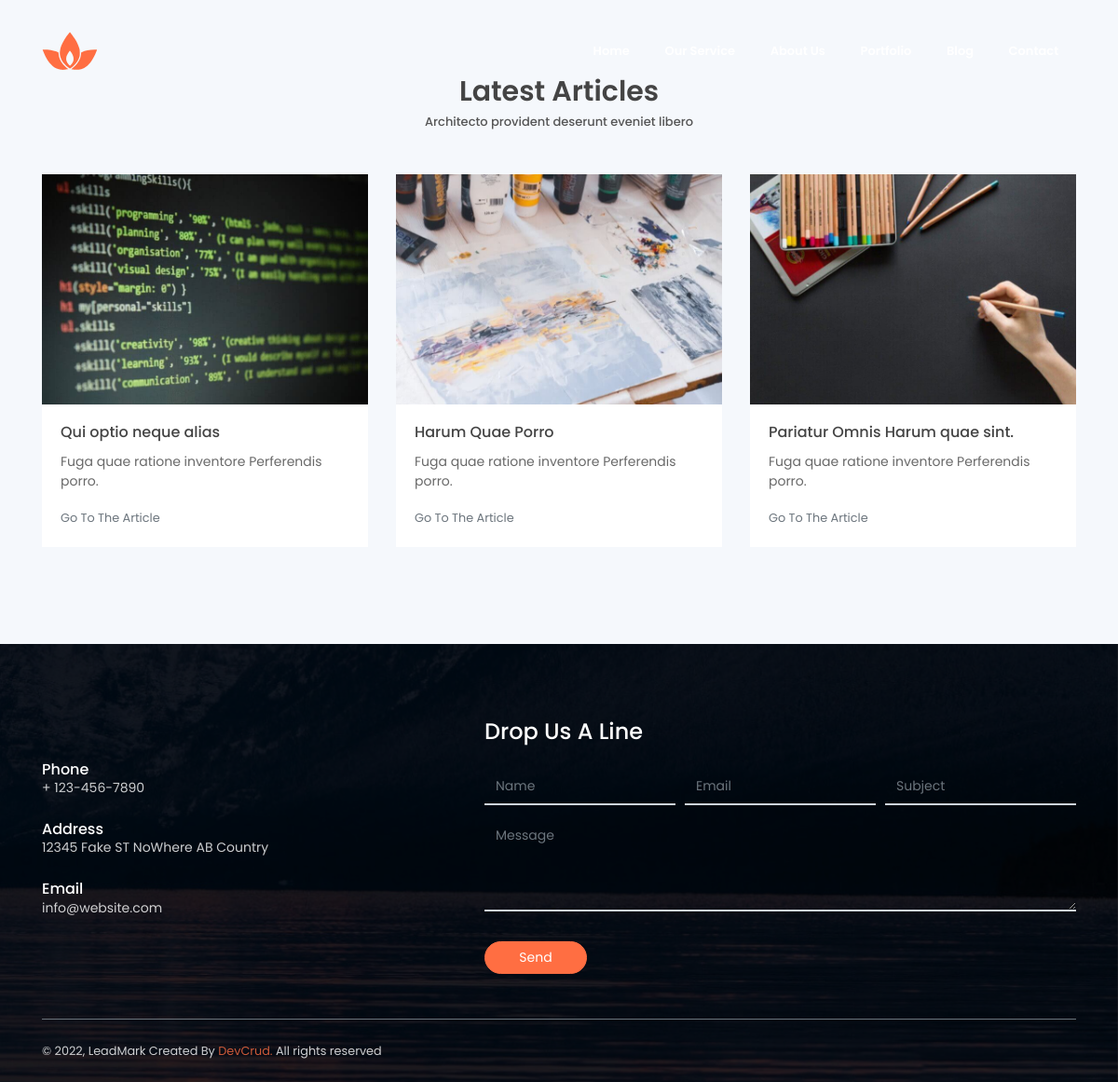
The app's page /blogs/ with its own data.
### blogmanagement/models.py (models this page shows, shortened)
class Blog(models.Model):
    title = models.CharField(max_length=200)
    description = models.CharField(max_length=200)
    pub_date = models.DateTimeField('date published')
    image = models.ImageField(upload_to='images/',default=None)
    blog_slug = AutoSlugField(populate_from='title',unique=True,null=True,default=None)

### blogmanagement/views.py (the view)
# urls.py: path('blogs/', views.blog, name='blogs'),
def blog(request):
    blogs = Blog.objects.order_by('-pub_date')[:5]
    context = {'blogs': blogs}
    messages.success(request, "Welcome to blog page")
    return render(request, 'blog.html', context)

### blogmanagement/templates/blog.html (shortened to what this page needs)
{% extends 'base.html' %}
{% block content %}
{% load static %}
<section class="section" id="blog">
    <div class="container">
        <h6 class="section-title mb-0 text-center">Latest Articles</h6>
        <h6 class="section-subtitle mb-5 text-center">Architecto provident deserunt eveniet libero</h6>
        <div class="row">
            {% for blog in blogs %}
            <div class="col-md-4">
                <div class="card border-0 mb-4">
                    <img src="{{blog.image.url}}" alt="" class="card-img-top w-100">
                    <div class="card-body">
                        <h6 class="card-title">{{blog.title}}</h6>
                        <p>{{blog.description}}</p>
                        <a href="{% url 'blogmanagement:blog-detail' blog_slug=blog.blog_slug %}" class="small text-muted">Go To The Article</a>
                    </div>
                </div>
            </div>
            {% endfor %}
        </div>
    </div>
</section>
{% endblock content %}

### records on screen
Blog: image (picture), title "Qui optio neque alias", description "Fuga quae ratione inventore Perferendis porro."
Blog: image (picture), title "Harum Quae Porro", description "Fuga quae ratione inventore Perferendis porro."
Blog: image (picture), title "Pariatur Omnis Harum quae sint.", description "Fuga quae ratione inventore Perferendis porro."
